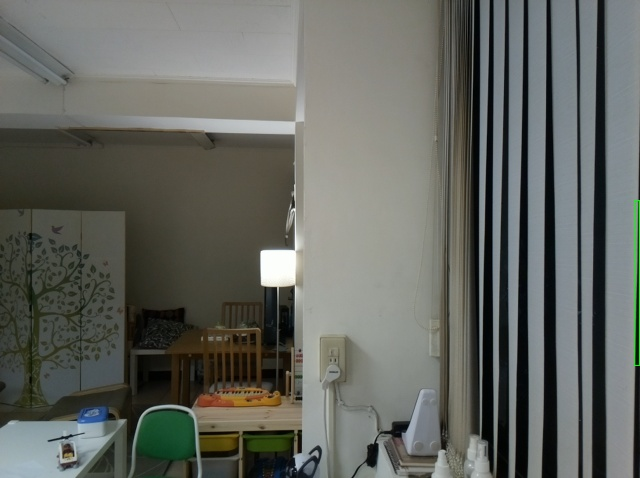
#> input picture misc/pi_camera/temp_picamera_frame_241.jpg, 640 x 478 px, given in place of the camera
$ python clickmotion-360.py   (older library calls are emulated)
#> lines starting #> are read from the running program, lines starting #| are printed output that depends on the picture
import argparse
import datetime
import imutils
import time
import cv2

camera = cv2.VideoCapture(0)
time.sleep(0.25)

front_firstFrame = None
back_firstFrame = None

framex = 0
imagex = 0
imagepausex = 65
# loop over the frames of the video
while True:
    (grabbed, frame) = camera.read()
#> frame is the input picture: shape (478, 640, 3); mean B, G, R 96.5, 102.2, 99.8

    frame_small = imutils.resize(frame, width=1000)

    # [5 lines of commented-out code are left out]
    front_small = frame_small[0:frame_small.shape[0], 0:frame_small.shape[1] // 2]
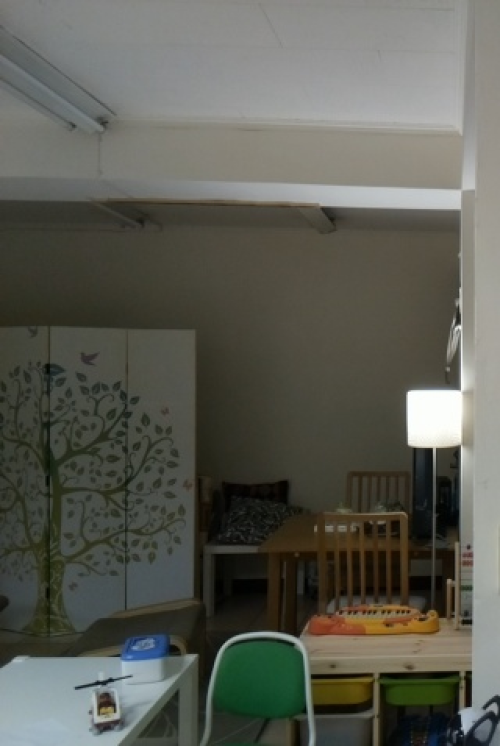
#> front_small: shape (746, 500, 3); mean B, G, R 84.3, 93, 92.2
    back_small = frame_small[0:frame_small.shape[0], frame_small.shape[1] // 2:frame_small.shape[1]]
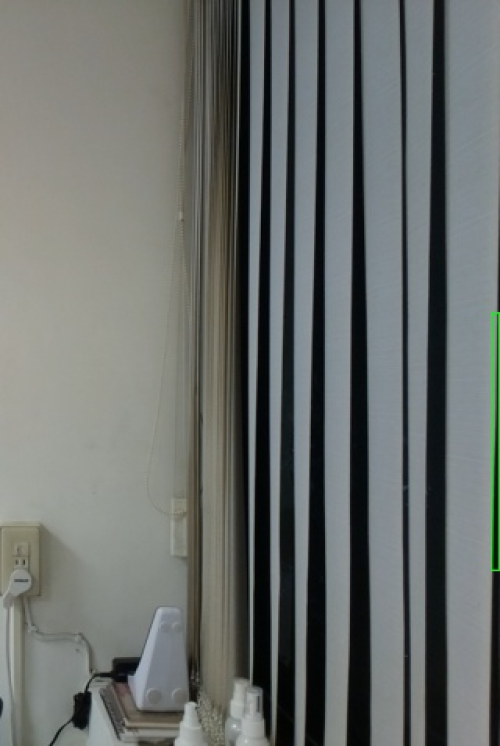
#> back_small: shape (746, 500, 3); mean B, G, R 108.5, 111.3, 107.2

    front_hsv = cv2.cvtColor(front_small, cv2.COLOR_BGR2HSV)
#> front_hsv: shape (746, 500, 3); mean H, S, V 40.2, 49.7, 95.7
    back_hsv = cv2.cvtColor(back_small, cv2.COLOR_BGR2HSV)
#> back_hsv: shape (746, 500, 3); mean H, S, V 67, 35, 113.6

    front_blur = cv2.cvtColor(front_small, cv2.COLOR_BGR2GRAY)
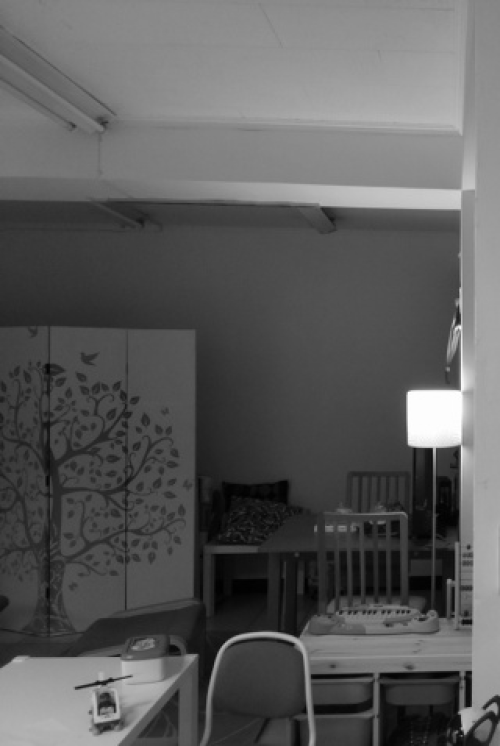
#> front_blur: shape (746, 500); min 0, max 255, mean 91.8
    front_blur = cv2.GaussianBlur(front_blur, (21, 21), 0)
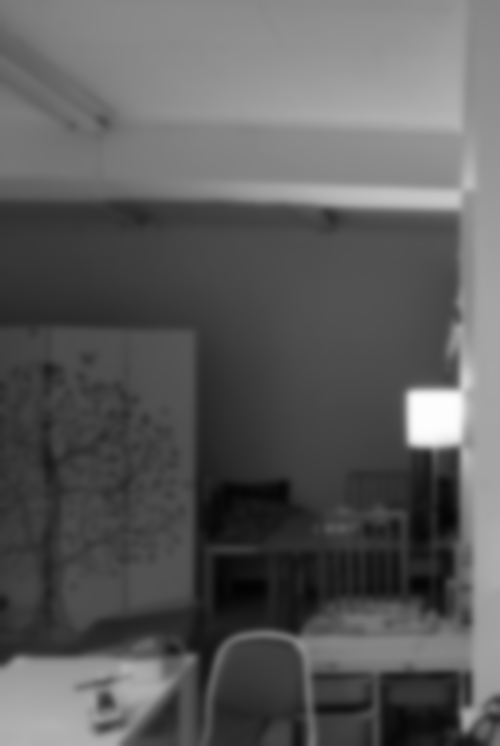
#> front_blur: shape (746, 500); min 2, max 253, mean 91.8

    back_blur = cv2.cvtColor(back_small, cv2.COLOR_BGR2GRAY)
    back_blur = cv2.GaussianBlur(back_blur, (21, 21), 0)
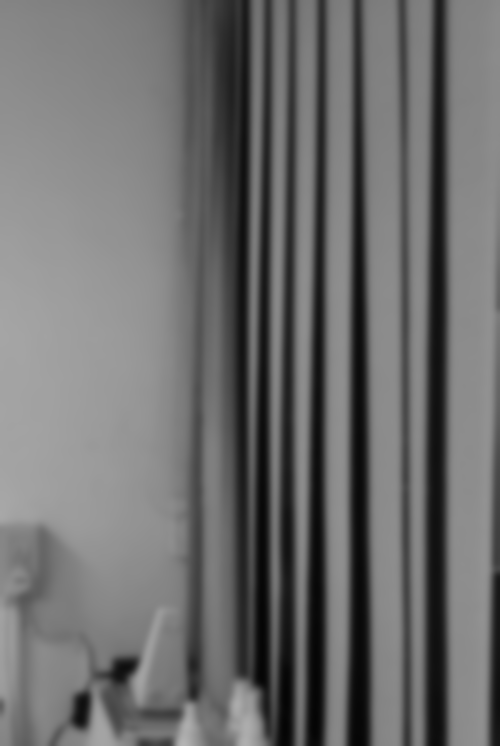
#> back_blur: shape (746, 500); min 4, max 180, mean 109.8

    # if the first frame is None, initialize it
    if front_firstFrame is None:
        front_firstFrame = front_blur
        continue

    if back_firstFrame is None:
        back_firstFrame = back_blur
        continue

    front_frameDelta = cv2.absdiff(front_firstFrame, front_blur)
    front_thresh = cv2.threshold(front_frameDelta, 25, 255, cv2.THRESH_BINARY)[1]
    front_thresh = cv2.dilate(front_thresh, None, iterations=2)

    back_frameDelta = cv2.absdiff(back_firstFrame, back_blur)
    back_thresh = cv2.threshold(back_frameDelta, 25, 255, cv2.THRESH_BINARY)[1]
    back_thresh = cv2.dilate(back_thresh, None, iterations=2)

    (_, front_cnts, _) = cv2.findContours(front_thresh.copy(), cv2.RETR_EXTERNAL, cv2.CHAIN_APPROX_SIMPLE)
    (_, back_cnts, _) = cv2.findContours(back_thresh.copy(), cv2.RETR_EXTERNAL, cv2.CHAIN_APPROX_SIMPLE)

    for c in front_cnts:
        if cv2.contourArea(c) < 250:
            continue

        (x, y, w, h) = cv2.boundingRect(c)
        cv2.rectangle(front_small, (x, y), (x + w, y + h), (0, 255, 0), 2)

    for c in back_cnts:
        if cv2.contourArea(c) < 250:
            continue

        (x, y, w, h) = cv2.boundingRect(c)
        cv2.rectangle(back_small, (x, y), (x + w, y + h), (0, 255, 0), 2)

    cv2.imshow("Security Feed Front", front_small)
    cv2.imshow("Thresh Front", front_thresh)
    cv2.imshow("Frame Delta Front", front_frameDelta)
    cv2.imshow("HSV Front", front_hsv)

    cv2.moveWindow("Security Feed Front",  0, 20)
    cv2.moveWindow("Thresh Front",       420, 20)
    cv2.moveWindow("Frame Delta Front",  820, 20)
    cv2.moveWindow("HSV Front",         1220, 20)

    cv2.imshow("Security Feed Back", back_small)
    cv2.imshow("Thresh Back", back_thresh)
    cv2.imshow("Frame Delta Back", back_frameDelta)
    cv2.imshow("HSV Back", back_hsv)

    cv2.moveWindow("Security Feed Back",  0, 620)
    cv2.moveWindow("Thresh Back",       420, 620)
    cv2.moveWindow("Frame Delta Back",  820, 620)
    cv2.moveWindow("HSV Back",         1220, 620)

    framex += 1
    if framex > 10:
        framex = 0
        front_firstFrame = None
        back_firstFrame = None

        name = "./webserver/pictures/front_frame_%d.jpg" % imagex
        cv2.imwrite(name, front_small)

        name = "./webserver/pictures/back_frame_%d.jpg" % imagex
        cv2.imwrite(name, back_small)

        name = "./webserver/pictures/front_frame_hsv_%d.jpg" % imagex
        cv2.imwrite(name, front_hsv)

        name = "./webserver/pictures/back_frame_hsv_%d.jpg" % imagex
        cv2.imwrite(name, back_hsv)

    key = cv2.waitKey(1) & 0xFF

    # if the `q` key is pressed, break from the lop
    if key == ord("q"):
        break

# cleanup the camera and close any open windows
camera.release()
cv2.destroyAllWindows()

$ run again, on misc/pi_camera/temp_picamera_frame_242.jpg
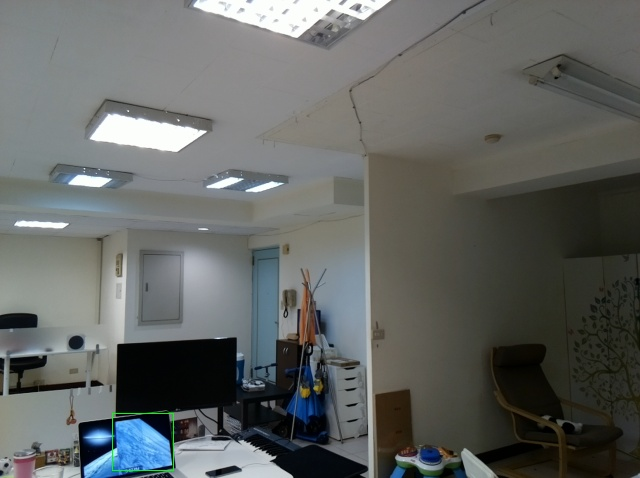
#> input picture misc/pi_camera/temp_picamera_frame_242.jpg, 640 x 478 px, given in place of the camera
#> frame is the input picture: shape (478, 640, 3); mean B, G, R 98.3, 100.5, 97.7
#> front_hsv: shape (746, 500, 3); mean H, S, V 78.3, 36.2, 126
#> back_hsv: shape (746, 500, 3); mean H, S, V 38.4, 46.7, 81.8
#> `front_blur = cv2.GaussianBlur(front_blur, (21, 21), 0)`:
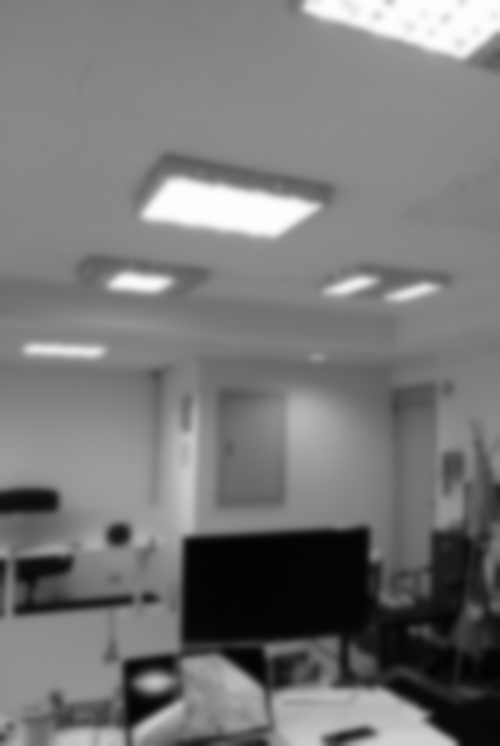
#> front_blur: shape (746, 500); min 3, max 253, mean 119.9
#> `back_blur = cv2.GaussianBlur(back_blur, (21, 21), 0)`:
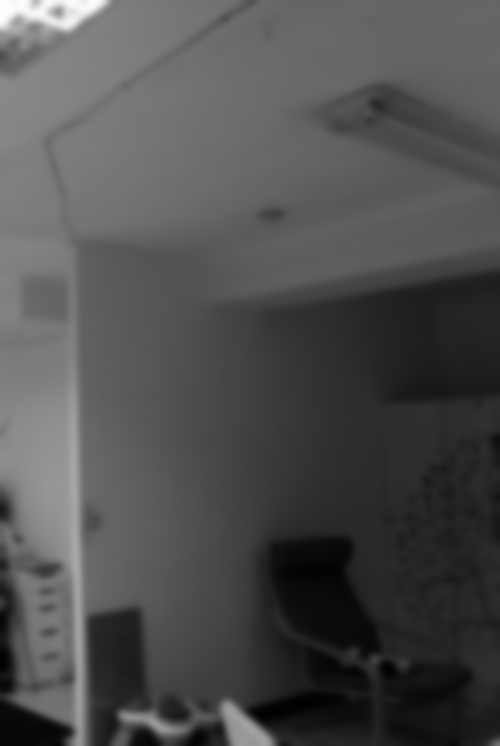
#> back_blur: shape (746, 500); min 1, max 253, mean 78.9

$ run again, on misc/pi_camera/temp_picamera_frame_243.jpg
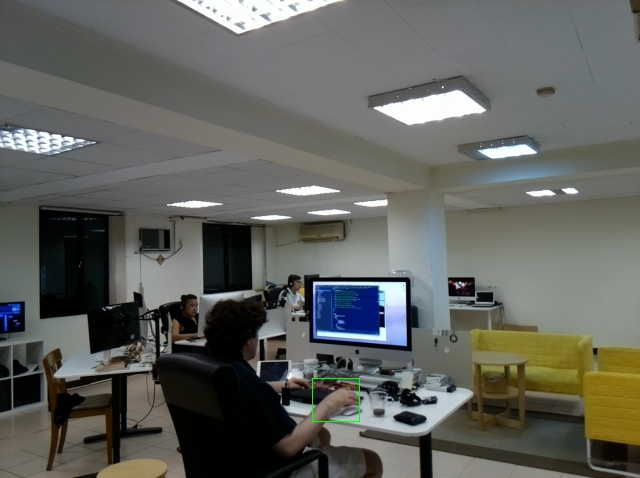
#> input picture misc/pi_camera/temp_picamera_frame_243.jpg, 640 x 478 px, given in place of the camera
#> frame is the input picture: shape (478, 640, 3); mean B, G, R 93.4, 98.4, 97
#> front_hsv: shape (746, 500, 3); mean H, S, V 58.3, 54.7, 85.9
#> back_hsv: shape (746, 500, 3); mean H, S, V 58.8, 45.1, 118.3
#> `front_blur = cv2.GaussianBlur(front_blur, (21, 21), 0)`:
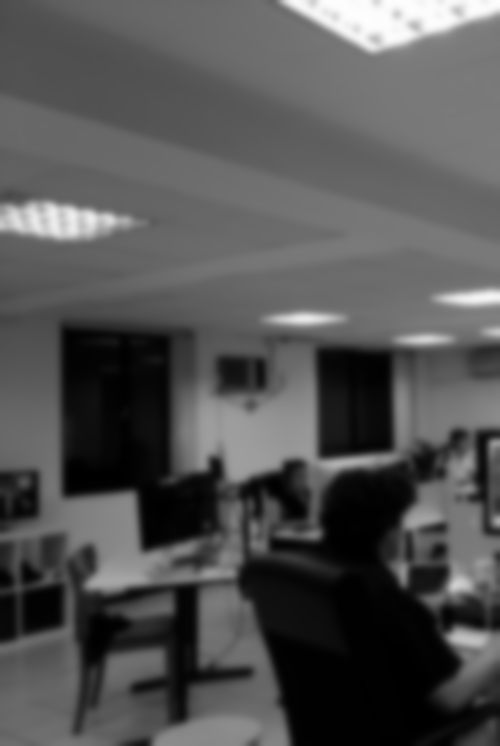
#> front_blur: shape (746, 500); min 0, max 253, mean 82.8
#> `back_blur = cv2.GaussianBlur(back_blur, (21, 21), 0)`:
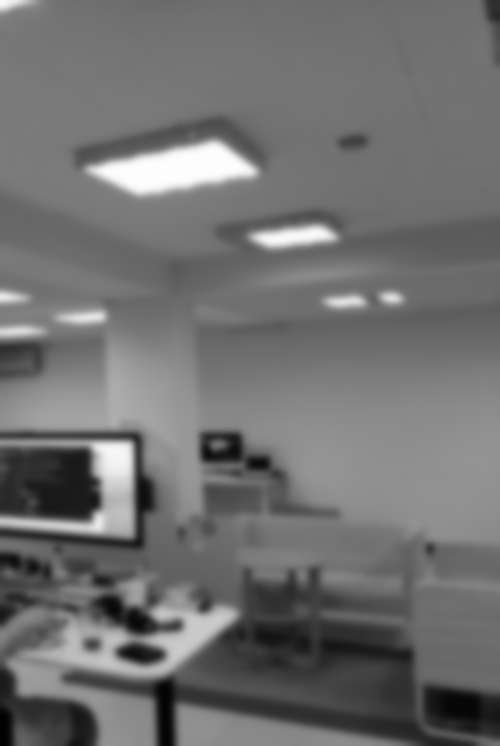
#> back_blur: shape (746, 500); min 1, max 253, mean 111.9

$ run again, on misc/pi_camera/temp_picamera_frame_244.jpg
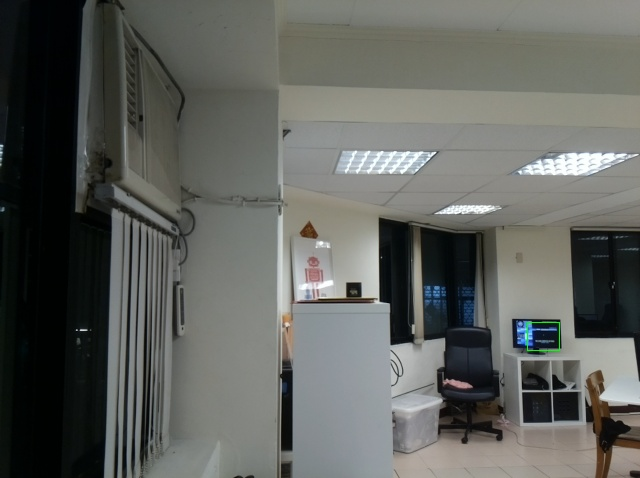
#> input picture misc/pi_camera/temp_picamera_frame_244.jpg, 640 x 478 px, given in place of the camera
#> frame is the input picture: shape (478, 640, 3); mean B, G, R 93.7, 97.9, 95.9
#> front_hsv: shape (746, 500, 3); mean H, S, V 60.5, 65.2, 77.5
#> back_hsv: shape (746, 500, 3); mean H, S, V 53.1, 31.2, 121.6
#> `front_blur = cv2.GaussianBlur(front_blur, (21, 21), 0)`:
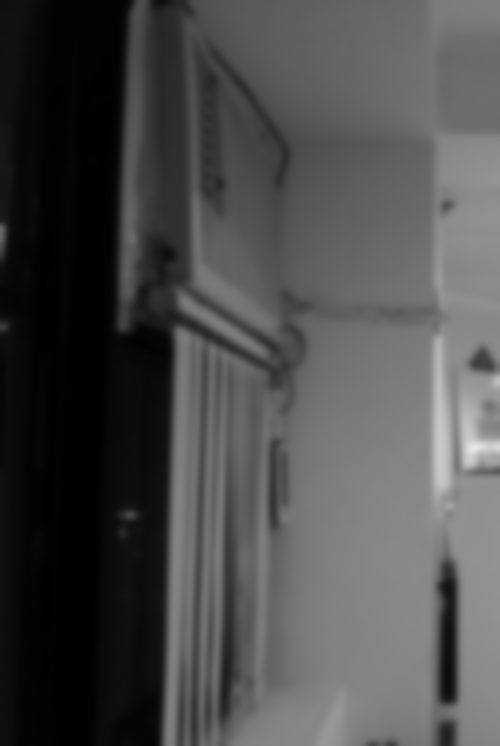
#> front_blur: shape (746, 500); min 1, max 233, mean 75.6
#> `back_blur = cv2.GaussianBlur(back_blur, (21, 21), 0)`:
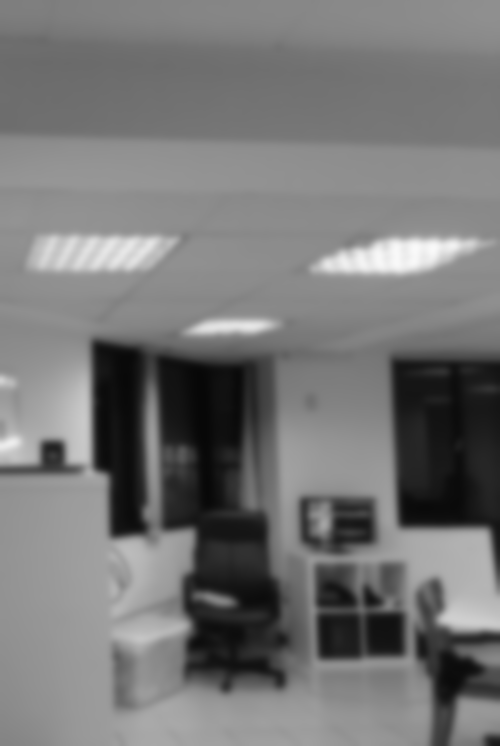
#> back_blur: shape (746, 500); min 7, max 249, mean 118
